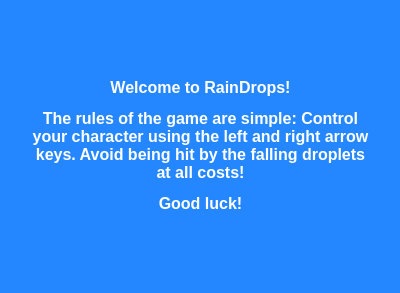
<?xml version="1.0" encoding="UTF-8"?>
<ui version="4.0">
 <class>Instructions</class>
 <widget class="QWidget" name="Instructions">
  <property name="geometry">
   <rect>
    <x>0</x>
    <y>0</y>
    <width>400</width>
    <height>293</height>
   </rect>
  </property>
  <property name="minimumSize">
   <size>
    <width>400</width>
    <height>0</height>
   </size>
  </property>
  <property name="windowTitle">
   <string>Form</string>
  </property>
  <property name="styleSheet">
   <string notr="true">background-color: rgb(37, 135, 255);</string>
  </property>
  <widget class="QLabel" name="label">
   <property name="geometry">
    <rect>
     <x>20</x>
     <y>20</y>
     <width>361</width>
     <height>251</height>
    </rect>
   </property>
   <property name="styleSheet">
    <string notr="true">background-color: rgb(37, 135, 255);</string>
   </property>
   <property name="text">
    <string>&lt;html&gt;&lt;head/&gt;&lt;body&gt;&lt;p align=&quot;center&quot;&gt;&lt;span style=&quot; font-size:12pt; font-weight:600; color:#ffffff;&quot;&gt;Welcome to RainDrops!&lt;/span&gt;&lt;/p&gt;&lt;p align=&quot;center&quot;&gt;&lt;span style=&quot; font-size:12pt; font-weight:600; color:#ffffff;&quot;&gt;The rules of the game are simple: Control&lt;br/&gt;your character using the left and right arrow&lt;br/&gt;keys. Avoid being hit by the falling droplets&lt;br/&gt;at all costs!&lt;/span&gt;&lt;/p&gt;&lt;p align=&quot;center&quot;&gt;&lt;span style=&quot; font-size:12pt; font-weight:600; color:#ffffff;&quot;&gt;Good luck!&lt;/span&gt;&lt;/p&gt;&lt;/body&gt;&lt;/html&gt;</string>
   </property>
  </widget>
 </widget>
 <resources/>
 <connections/>
</ui>
